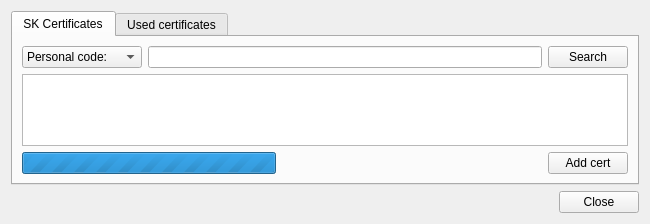
<?xml version="1.0" encoding="UTF-8"?>
<ui version="4.0">
 <class>KeyAddDialog</class>
 <widget class="QWidget" name="KeyAddDialog">
  <property name="windowModality">
   <enum>Qt::WindowModal</enum>
  </property>
  <property name="geometry">
   <rect>
    <x>0</x>
    <y>0</y>
    <width>650</width>
    <height>216</height>
   </rect>
  </property>
  <property name="windowTitle">
   <string>Add Recipient</string>
  </property>
  <layout class="QVBoxLayout" name="verticalLayout">
   <item>
    <widget class="QTabWidget" name="tabWidget">
     <property name="currentIndex">
      <number>0</number>
     </property>
     <widget class="QWidget" name="skCerts">
      <attribute name="title">
       <string>SK Certificates</string>
      </attribute>
      <layout class="QVBoxLayout" name="skCertsLayout">
       <item>
        <layout class="QHBoxLayout" name="searchLayout">
         <item>
          <widget class="QComboBox" name="searchType">
           <item>
            <property name="text">
             <string>Personal code:</string>
            </property>
           </item>
           <item>
            <property name="text">
             <string>Company name:</string>
            </property>
           </item>
          </widget>
         </item>
         <item>
          <widget class="QLineEdit" name="searchContent"/>
         </item>
         <item>
          <widget class="QPushButton" name="search">
           <property name="text">
            <string>Search</string>
           </property>
          </widget>
         </item>
        </layout>
       </item>
       <item>
        <widget class="QTreeView" name="skView">
         <property name="horizontalScrollBarPolicy">
          <enum>Qt::ScrollBarAlwaysOff</enum>
         </property>
         <property name="selectionMode">
          <enum>QAbstractItemView::MultiSelection</enum>
         </property>
         <property name="rootIsDecorated">
          <bool>false</bool>
         </property>
        </widget>
       </item>
       <item>
        <layout class="QHBoxLayout" name="skCertsAddLayout">
         <item>
          <widget class="QProgressBar" name="progress">
           <property name="maximum">
            <number>0</number>
           </property>
          </widget>
         </item>
         <item>
          <spacer name="skCertsAddSpacer">
           <property name="orientation">
            <enum>Qt::Horizontal</enum>
           </property>
           <property name="sizeHint" stdset="0">
            <size>
             <width>40</width>
             <height>20</height>
            </size>
           </property>
          </spacer>
         </item>
         <item>
          <widget class="QLabel" name="keyAddStatus"/>
         </item>
         <item>
          <widget class="QPushButton" name="add">
           <property name="text">
            <string>Add cert</string>
           </property>
          </widget>
         </item>
        </layout>
       </item>
      </layout>
     </widget>
     <widget class="QWidget" name="used">
      <attribute name="title">
       <string>Used certificates</string>
      </attribute>
      <layout class="QVBoxLayout" name="storeLayout">
       <item>
        <widget class="QTreeWidget" name="usedView">
         <property name="horizontalScrollBarPolicy">
          <enum>Qt::ScrollBarAlwaysOff</enum>
         </property>
         <property name="rootIsDecorated">
          <bool>false</bool>
         </property>
         <column>
          <property name="text">
           <string>Owner</string>
          </property>
         </column>
         <column>
          <property name="text">
           <string>Issuer</string>
          </property>
         </column>
         <column>
          <property name="text">
           <string>Expiry date</string>
          </property>
         </column>
        </widget>
       </item>
       <item>
        <layout class="QHBoxLayout" name="removeLayout">
         <item>
          <spacer name="removeSpacer">
           <property name="orientation">
            <enum>Qt::Horizontal</enum>
           </property>
           <property name="sizeHint" stdset="0">
            <size>
             <width>40</width>
             <height>20</height>
            </size>
           </property>
          </spacer>
         </item>
         <item>
          <widget class="QPushButton" name="remove">
           <property name="text">
            <string>Remove</string>
           </property>
          </widget>
         </item>
        </layout>
       </item>
      </layout>
     </widget>
    </widget>
   </item>
   <item>
    <widget class="QDialogButtonBox" name="buttonBox">
     <property name="standardButtons">
      <set>QDialogButtonBox::Close</set>
     </property>
    </widget>
   </item>
  </layout>
 </widget>
 <resources/>
 <connections>
  <connection>
   <sender>searchContent</sender>
   <signal>returnPressed()</signal>
   <receiver>search</receiver>
   <slot>click()</slot>
   <hints>
    <hint type="sourcelabel">
     <x>252</x>
     <y>51</y>
    </hint>
    <hint type="destinationlabel">
     <x>454</x>
     <y>51</y>
    </hint>
   </hints>
  </connection>
  <connection>
   <sender>buttonBox</sender>
   <signal>rejected()</signal>
   <receiver>KeyAddDialog</receiver>
   <slot>close()</slot>
   <hints>
    <hint type="sourcelabel">
     <x>252</x>
     <y>254</y>
    </hint>
    <hint type="destinationlabel">
     <x>252</x>
     <y>137</y>
    </hint>
   </hints>
  </connection>
 </connections>
</ui>
